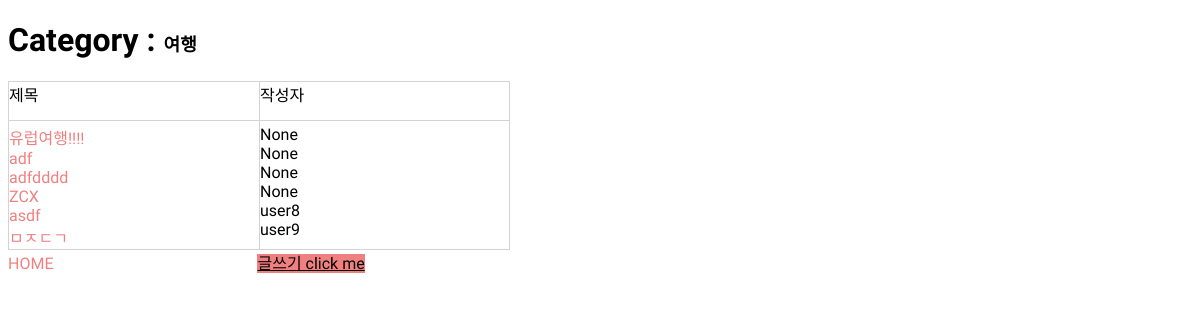
/category/1, run on an earlier commit of the app's database.
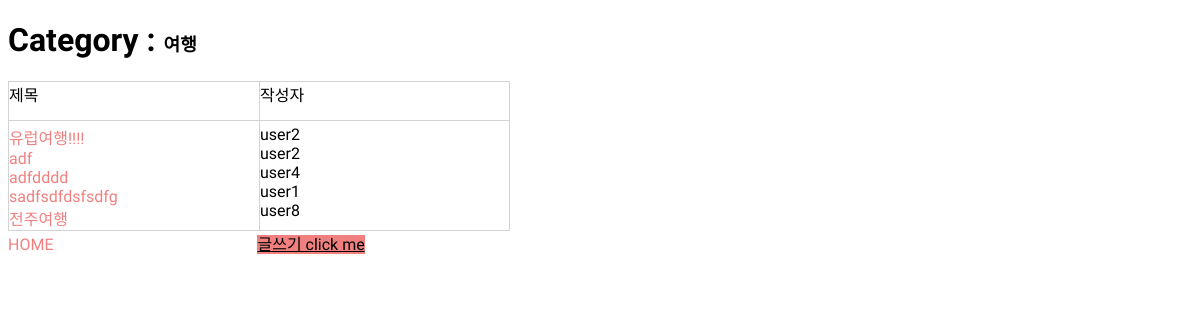
And on a later commit of the database.
### readdataapp/models.py (models this page shows)
class Category(models.Model):
    name = models.CharField(max_length=64)
    def __str__(self):
        return self.name

class Article(models.Model):
    category = models.ForeignKey(Category, on_delete=models.CASCADE, related_name='article')
    writer = models.ForeignKey(User, on_delete=models.SET_NULL, related_name='article', null=True, blank=True)
    title = models.CharField(max_length=64)
    contents = models.TextField()
    date = models.DateTimeField(auto_now=True)
    is_delated = models.BooleanField(default=False)
    def __str__(self):
        return self.title

### readdataapp/views.py (the view)
# urls.py: path('category/<int:category_pk>', views.category, name='category'),
def category(request, category_pk):
    category = Category.objects.filter(pk=category_pk).first()
    context = {
        'category' : category,
    }
    return render(request, 'category.html', context)

### readdataapp/templates/category.html (shortened to what this page needs)
<!DOCTYPE html>
<html lang="ko">
<head>
    {% load static %}
    <link rel="stylesheet" type="text/css" href="{% static 'css/index.css' %}">
    <link rel="stylesheet" type="text/css" href="{% static 'css/category.css' %}">
</head>
<body>
    <h1>Category : <span class="heading">{{category}}</span></h1>
    <div class="container">
        <div class="title">
            <span>제목</span>
            <ol>
                {% for article in category.article.all %}
                {% if article.is_delated == False %}
                <li><a class="categories" href="{% url 'detail' article.pk %}">{{article}}</a></li>
                {% endif %}
                {% endfor %}
            </ol>
        </div>
        <div class="writer">
            <span>작성자</span>
            <ul>
                {% for article in category.article.all %}
                {% if article.is_delated == False %}
                <li>{{article.writer}}</li>
                {% endif %}
                {% endfor %}
            </ul>
        </div>
    </div>
    <a class="categories" href="{% url 'index' %}">HOME</a>
    <a class="write" href="{% url 'add' %}">글쓰기 click me</a>
</body>
</html>

### readdataapp/static/css/index.css (style rules this page uses)
body { font-family: 'Gaegu', cursive; font-size: 16px; }
.categories { color: lightcoral; text-decoration: none; }
.write { position: relative; left: 200px; color: black; background-color: lightcoral; }

### readdataapp/static/css/category.css (style rules this page uses)
.container { display: flex; border: 1px solid lightgrey; width: 500px; }
.heading { font-size: 18px; }
ul, ol { list-style: none; margin: 0; padding: 0; }
.title { width: 300px; position: relative; border-right: 1px solid lightgrey; }
div > span::after { content: ''; display: inline-block; width: 250px; border-bottom: 1px solid lightgrey; }

What changed in the data, as far as the page shows it:
removed Article: title "ZCX", writer "None"
removed Article: title "asdf", writer "user8"
removed Article: title "ㅁㅈㄷㄱ", writer "user9"
changed Article "유럽여행!!!!": writer "None" → "user2"
changed Article "adf": writer "None" → "user2"
changed Article "adfdddd": writer "None" → "user4"
added Article: title "sadfsdfdsfsdfg", writer "user1"
added Article: title "전주여행", writer "user8"
